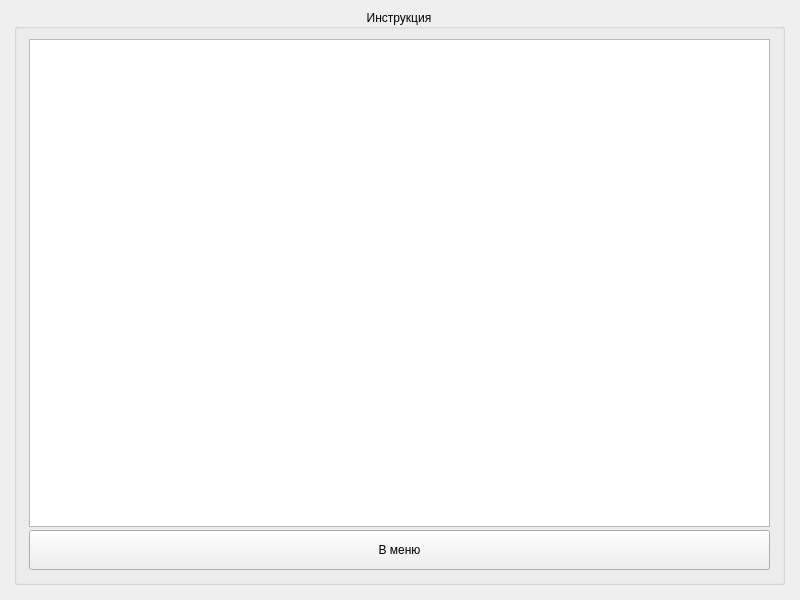
<?xml version="1.0" encoding="UTF-8"?>
<ui version="4.0">
 <class>Instruction</class>
 <widget class="QWidget" name="Instruction">
  <property name="geometry">
   <rect>
    <x>0</x>
    <y>0</y>
    <width>800</width>
    <height>600</height>
   </rect>
  </property>
  <property name="windowTitle">
   <string>Form</string>
  </property>
  <widget class="QGroupBox" name="instruction_box">
   <property name="geometry">
    <rect>
     <x>14</x>
     <y>9</y>
     <width>771</width>
     <height>576</height>
    </rect>
   </property>
   <property name="styleSheet">
    <string notr="true">font: 63 11pt &quot;Yu Gothic UI Semibold&quot;;</string>
   </property>
   <property name="title">
    <string>Инструкция</string>
   </property>
   <property name="alignment">
    <set>Qt::AlignCenter</set>
   </property>
   <widget class="QWidget" name="verticalLayoutWidget">
    <property name="geometry">
     <rect>
      <x>15</x>
      <y>30</y>
      <width>741</width>
      <height>531</height>
     </rect>
    </property>
    <layout class="QVBoxLayout" name="inctruction_layout">
     <property name="spacing">
      <number>3</number>
     </property>
     <item>
      <widget class="QPlainTextEdit" name="inctruction"/>
     </item>
     <item>
      <widget class="QPushButton" name="exit_to_menu_button">
       <property name="minimumSize">
        <size>
         <width>0</width>
         <height>40</height>
        </size>
       </property>
       <property name="maximumSize">
        <size>
         <width>16777215</width>
         <height>40</height>
        </size>
       </property>
       <property name="styleSheet">
        <string notr="true">font: 63 11pt &quot;Yu Gothic UI Semibold&quot;;</string>
       </property>
       <property name="text">
        <string>В меню</string>
       </property>
      </widget>
     </item>
    </layout>
   </widget>
  </widget>
 </widget>
 <resources/>
 <connections/>
</ui>
